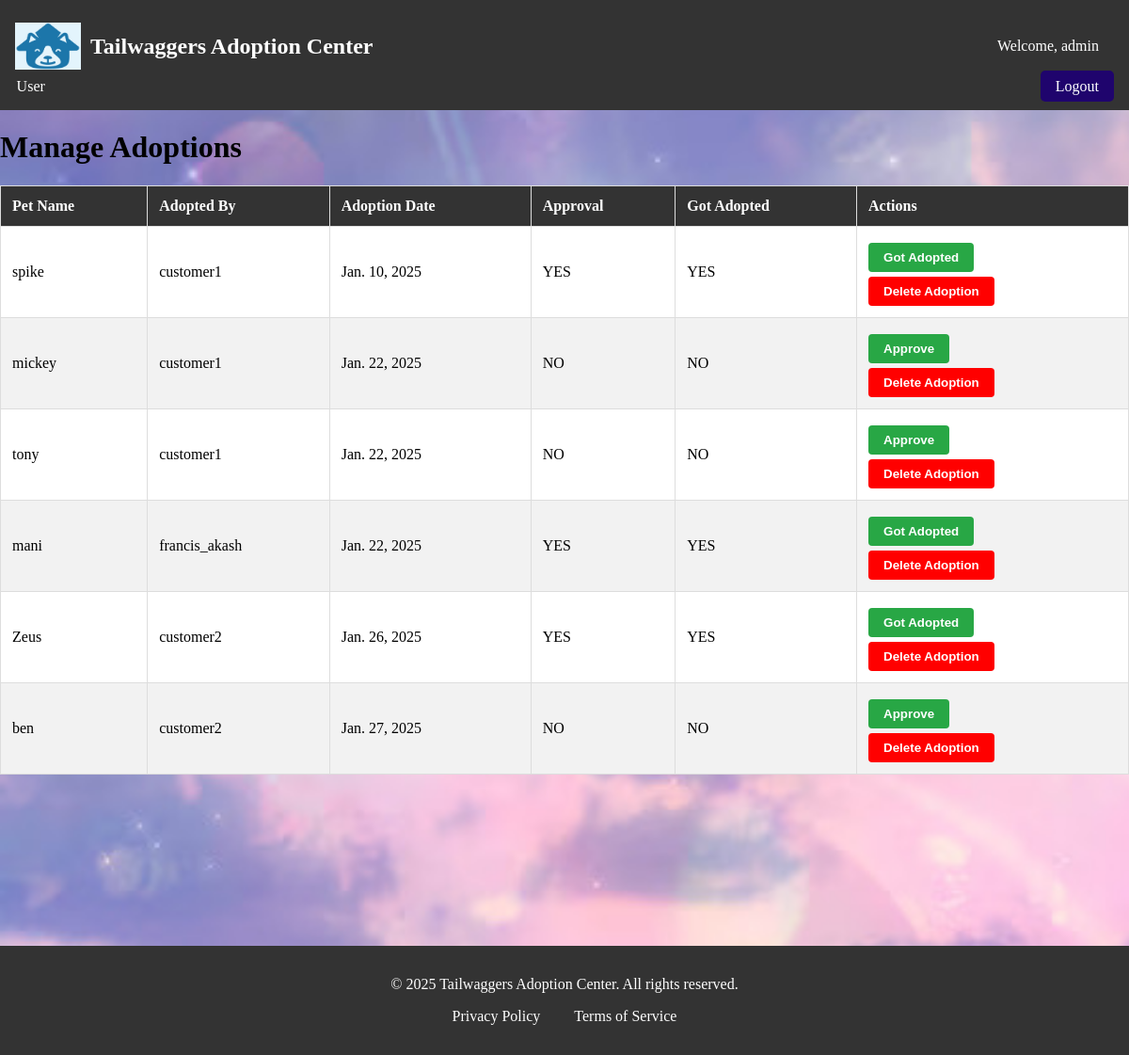
The page /manage_adoptions/ (signed in) on the database its author committed.
### webpage/models.py (models this page shows, shortened)
class adoption(models.Model):
    pet =models.ForeignKey(pet,on_delete=models.CASCADE,default=1)
    customer =models.ForeignKey(User,on_delete=models.CASCADE,default=1)
    address =models.CharField(max_length=100)
    phone = models.CharField(max_length=10,validators=[RegexValidator(regex='^\d{10,15}$', message='Phone number must be 10 to 15 digits long')])
    city = models.CharField(max_length=20,blank=True)
    state = models.CharField(max_length=20,blank=True)
    zipcode =models.CharField(max_length=15,blank=True)
    declaration =models.BooleanField(default=False)
    date =models.DateField(default=datetime.datetime.today)
    approval =models.BooleanField(default=False)
    status =models.BooleanField(default=False)

class pet(models.Model):
    SIZE_CHOICES = [ ('small', 'Small'), ('medium', 'Medium'), ('large', 'Large'), ]
    GENDER_CHOICES =[("female","Female"),("male","Male")]
    name=models.CharField(max_length=50)
    age=models.CharField(max_length=20)
    breed=models.ForeignKey(breed,on_delete=models.CASCADE,default=1)
    gender=models.CharField(max_length=10,choices=GENDER_CHOICES ,default='male')
    description = models.TextField(max_length=300,blank=True)
    size = models.CharField(max_length=10, choices=SIZE_CHOICES, default='medium')
    vaccinations = models.BooleanField(default=False)
    spayed_neutered = models.BooleanField(default=False)
    medical_conditions = models.CharField(max_length=100, blank=True)
    image=models.ImageField(upload_to=("upload/image/"))
    is_adopted=models.BooleanField(default=False)
    class Meta:
        permissions = [("can_add_pet","can add pet")]

### webpage/views.py (the view, shortened to what this page needs)
# urls.py: path('manage_adoptions/', views.manage_adoptions, name='manage_adoptions'),
@cache_control(no_cache=True, must_revalidate=True, no_store=True)
@user_passes_test(lambda u: u.is_staff)
def manage_adoptions(request):
    adoptions = Adoption.objects.all()
    return render(request, "staff/manage_adoptions.html", {"adoptions": adoptions})

### webpage/templates/staff/manage_adoptions.html (shortened to what this page needs)
{% extends 'base.html' %}
{% block content %}
    <h1>Manage Adoptions</h1>
    <table>
        <thead>
            <tr>
                <th>Pet Name</th>
                <th>Adopted By</th>
                <th>Adoption Date</th>
                <th>Approval</th>
                <th>Got Adopted</th>
                <th>Actions</th>
            </tr>
        </thead>
        <tbody>
            {% for adoption in adoptions %}
            <tr>
                <td>{{ adoption.pet.name }}</td>
                <td>{{ adoption.customer.username }}</td>
                <td>{{ adoption.date }}</td>
                <td>{% if adoption.approval %}
                        YES
                    {% else %}
                        NO
                    {% endif %}
                </td>
                <td>{%if adoption.status %}
                        YES
                    {% else %}
                        NO
                    {% endif %}
                </td>
                <td>
                    {% if adoption.approval%}
                    <form method="post" action="{% url 'manage_adoptions' %}">
                        <button type="submit" class="update-btn">Got Adopted</button>
                    </form>
                    {% endif %}
                    {% if not adoption.approval %}
                    <form method="post" action="{% url 'manage_adoptions' %}">
                        <button type="submit" class="update-btn">Approve</button>
                    </form>
                    {% endif %}
                    <form method="post" action="{% url 'manage_adoptions' %}">
                        <button type="submit" class="delete-btn">Delete Adoption</button>
                    </form>
                </td>
            </tr>
            {% endfor %}
        </tbody>
    </table>
    <br><br><br><br><br><br><br><br><br>
{% endblock %}

### webpage/templates/nav/staff_nav.html (shortened to what this page needs)
{% load static %}
<nav>
    <div class="nav-container">
        <div class="logo">
            <img src="{% static 'onlyLOGO.jpg' %}" alt="logo" width="70" height="50">
            <h1>Tailwaggers Adoption Center</h1>
        </div>
        {% if user.is_authenticated %}
        <div class="welcome-message">
            <span class="welcome-message">Welcome, {{ user.username }}</span>
        </div>
        {% endif %}
    </div>
    <div class="nav-links-container">
        <ul class="nav-links">
            <li class="dropdown">
                <a href="#" class="dropbtn">User</a>
            </li>
        </ul>
        <div class="nav-login-logout">
            {% if user.is_authenticated %}
            <div class="nav-logout">
                <a href="{% url 'logout' %}" class="btn">Logout</a>
            </div>
            {% else %}
            <div class="nav-login">
                <a href="{% url 'login' %}" class="btn">Login</a>
            </div>
            {% endif %}
        </div>
    </div>
</nav>

### static/style.css (style rules this page uses)
body { font-family: 'Times New Roman', sans-serif; margin: 0; padding: 0; background-color: #f4f4f4; background-image: url(./petpage_BG_new.jpg); background-size: cover; background-repeat: no-repeat; background-attachment: fixed; }
nav { background: #333;color: #fff;display: flex;flex-direction: column;align-items: flex-start;padding: 1rem; }
.nav-container { display: flex;width: 100%;justify-content: space-between; align-items: center; }
.nav-links-container { display: flex;width: 100%;justify-content: space-between; align-items: center; }
nav .logo { display: flex;align-items: center; }
nav .logo h1 { margin-left: 10px;font-family: 'Times New Roman', Times, serif ; }
.welcome-message { display: inline-block;margin-right: auto; }
.welcome-message { margin-right: 0.5rem; }
.nav-links { list-style: none;margin: 0;padding: 0;display: flex;flex-direction: row; align-items: center; }
nav .nav-links li { margin-right: 2rem; }
nav .nav-links a { color: #ffffff;text-decoration: none; }
.nav-login-logout { display: flex;align-items: center; }
.nav-login-logout > div { margin-left: 1rem; }
.nav-logout .btn { background: #1f046d;color: #fff;padding: 0.5rem 1rem;text-decoration: none; border-radius: 5px; }
.dropdown { position: relative; }
.dropdown .dropbtn { background: none; border: none; cursor: pointer; color: #fff;font-size: 1rem; padding: 0.1rem 0.1rem; }
table { width: 100%; border-collapse: collapse; margin: 20px 0; }
table th, table td { padding: 12px; border: 1px solid #ddd; text-align: left; }
table th { background-color: #333; color: white; }
table tr:nth-child(even) { background-color: #f2f2f2; }
table tr:nth-child(odd) { background-color: #ffffff; }
.delete-btn { background-color: #ff0000;color: white; padding: 8px 16px; border: none; border-radius: 4px; cursor: pointer; font-weight: bold; margin-right: 10px; margin-top: 5px; display: inline-block; }
.update-btn { background-color: #28a745; color: white; padding: 8px 16px; border: none; border-radius: 4px; cursor: pointer; font-weight: bold; margin-right: 10px;margin-top: 5px;display: inline-block; }

### rows shown on the page
adoption: pet.name "spike", customer.username "customer1", date "Jan. 10, 2025", approval "YES", status "YES"
adoption: pet.name "mickey", customer.username "customer1", date "Jan. 22, 2025", approval "NO", status "NO"
adoption: pet.name "tony", customer.username "customer1", date "Jan. 22, 2025", approval "NO", status "NO"
adoption: pet.name "mani", customer.username "francis_akash", date "Jan. 22, 2025", approval "YES", status "YES"
adoption: pet.name "Zeus", customer.username "customer2", date "Jan. 26, 2025", approval "YES", status "YES"
adoption: pet.name "ben", customer.username "customer2", date "Jan. 27, 2025", approval "NO", status "NO"

### other values the page prints
{{ user.username }} "admin"
